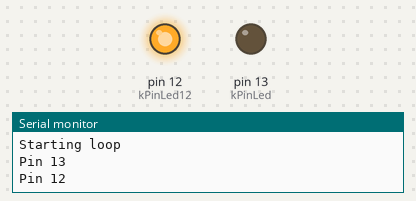
The sketch below on a simulated Arduino Uno, built with avr-gcc and run on an emulated ATmega328P. On the bench: output pins drawn as LEDs (lit = HIGH), the last lines printed to the serial monitor.

Above: at 0.6 s.
At 20.03 s:
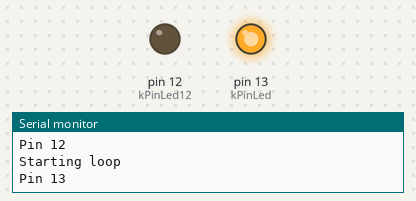
At 33.2 s:
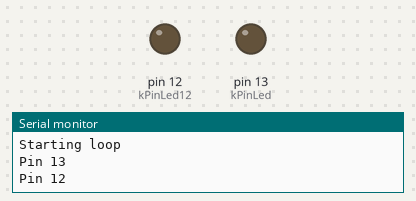
Timing chart, 0 to 40.0 s (numbered marks = the images above):
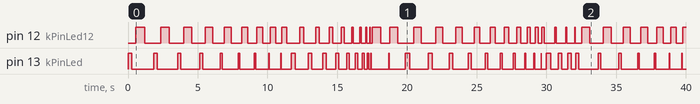

The sketch:

sketch_sep17b.ino
```cpp
const int kPinLed =   13;
const int kPinLed12 = 12;
void setup()
{
   pinMode(kPinLed, OUTPUT);
   pinMode(kPinLed12, OUTPUT);
   Serial.begin(9600);
}

int delayTime = 300;
int delayTime1 = 700;

void loop()
{
    Serial.println("Starting loop");
    delayTime = delayTime - 30;
    if(delayTime <= 0){   // If the delay time is zero or less, reset it.
      delayTime = 300;
    }
    Serial.println("Pin 13");
    digitalWrite(kPinLed, HIGH);
    delay(delayTime);
    digitalWrite(kPinLed, LOW);
    delay(delayTime);

    delayTime1 = delayTime1 - 40;
    if (delayTime1 <= 0) {
      delayTime1 = 600;
    }
    Serial.println("Pin 12");
    digitalWrite(kPinLed12, HIGH);
    delay(delayTime1);
    digitalWrite(kPinLed12, LOW);
    delay(delayTime1);
}
```

Measured:
- by itself, pin 12 (kPinLed12): LOW → HIGH at 0.54 s, → LOW 0.66 s later, → HIGH 1.1 s later, → LOW 0.62 s later, … (77 changes in this stretch)
- by itself, pin 13 (kPinLed): LOW → HIGH at 0.00 s, → LOW 0.27 s later, → HIGH 1.6 s later, → LOW 0.24 s later, … (78 changes in this stretch)
